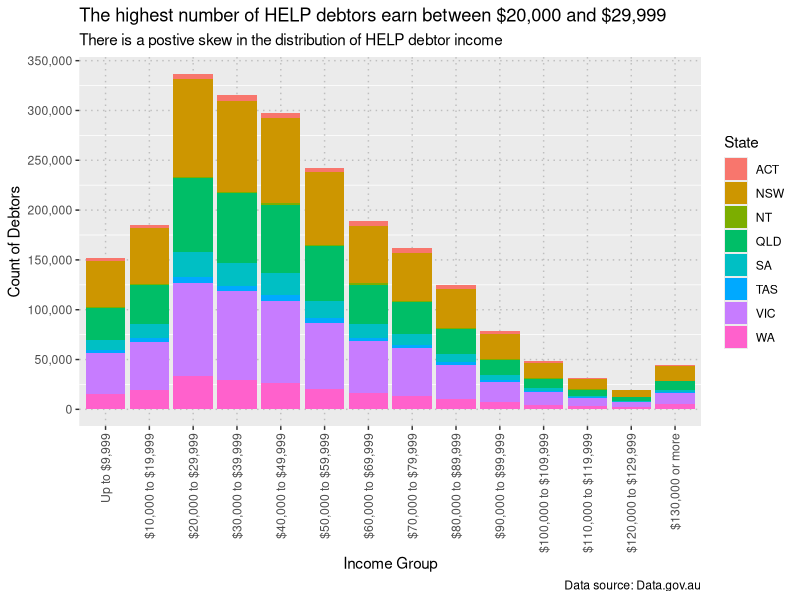
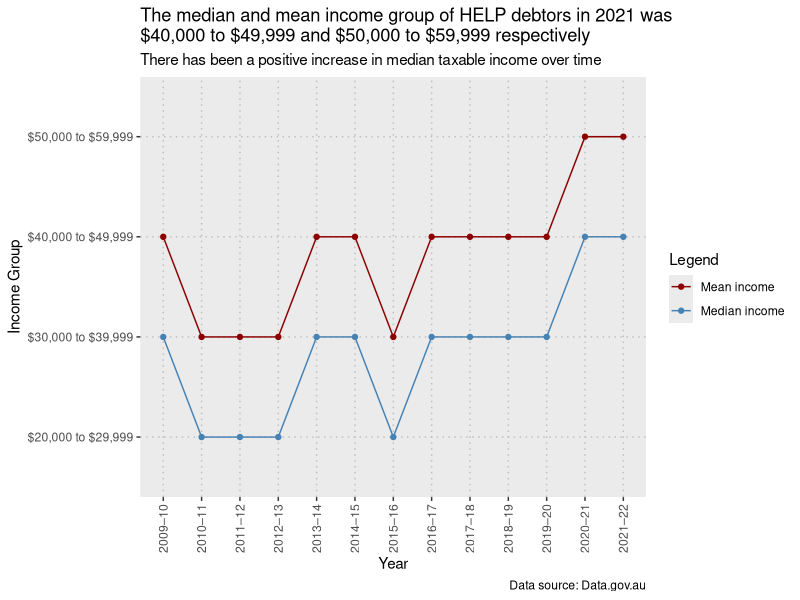

R code for these plots, in order:
## ---- chunk 1
knitr::opts_chunk$set(echo = TRUE)

# Loading Libraries
library(readxl)
library(dplyr)
library(tidyr)
library(ggplot2)
library(scales)
library(tidyverse)
library(knitr)
library(bookdown)

# Loading Data
table_1 <- read_xlsx("Data/help-statistics-2021-2022.xlsx", sheet = 2, skip = 2, col_names = TRUE)
table_2 <- read_xlsx("Data/help-statistics-2021-2022.xlsx", sheet = 3, skip = 2, col_names = TRUE)
table_3 <- read_xlsx("Data/help-statistics-2021-2022.xlsx", sheet = 4, skip = 2, col_names = TRUE)
table_4 <- read_xlsx("Data/help-statistics-2021-2022.xlsx", sheet = 5, skip = 2, col_names = TRUE)
table_7 <- read_xlsx("Data/help-statistics-2021-2022.xlsx", sheet = 8, skip = 2, col_names = TRUE)
## ---- chunk 2

# Select columns and filter data
income_dist <- table_7 %>%
  select('Financial year', 'HELP repayment income', 'ACT', 'NSW', 'NT', 'QLD', 'SA', 'TAS', 'VIC', 'WA') %>%
  filter(`Financial year` == "2021–22") %>%
  filter(`HELP repayment income` != "Unknown")

# Pivot data
pivoted_dist <- income_dist %>%
  pivot_longer(
    cols = c('ACT', 'NSW', 'NT', 'QLD', 'SA', 'TAS', 'VIC', 'WA'),
    names_to = "State",
    values_to = "Count")

# Create factor to assign order to char type column
income_factor = c("Up to $9,999", "$10,000 to $19,999", "$20,000 to $29,999", "$30,000 to $39,999", "$40,000 to $49,999", "$50,000 to $59,999", "$60,000 to $69,999", "$70,000 to $79,999", "$80,000 to $89,999", "$90,000 to $99,999", "$100,000 to $109,999", "$110,000 to $119,999", "$120,000 to $129,999", "$130,000 or more")


# Create plot
dist_plot <- ggplot(data = pivoted_dist, aes(x = factor(`HELP repayment income`, level = income_factor), y = Count, fill = State)) +
  geom_bar(stat="identity") +
  theme(panel.grid.major = element_line(color = "grey",
                                        size = 0.5,
                                        linetype = 3),
        axis.text.x = element_text(angle = 90, vjust = 0.5, hjust=1)) +
  scale_y_continuous(name="Count of Debtors", labels = label_comma(), 
                     breaks = seq(0, 350000, by = 50000)) +
  xlab("Income Group") +
  labs(title = "The highest number of HELP debtors earn between $20,000 and $29,999", 
       subtitle = "There is a postive skew in the distribution of HELP debtor income", 
       caption = "Data source: Data.gov.au")

## ---- chunk 3

# Display table
kable(income_dist, 
      col.names = c("Financial Year","HELP Repayment Income", "ACT", "NSW", "NT", "QLD", "SA", "TAS", "VIC", "WA"), 
      caption = "Table of count of outstanding HELP debtors in each income group by State or Territory in 2021-22")

## ---- chunk 4

# Display plot
dist_plot

## ---- chunk 5

# Select columns and filter data
median_income <- table_7 %>%
  select('Financial year', 'HELP repayment income', 'ACT', 'NSW', 'NT', 'QLD', 'SA', 'TAS', 'VIC', 'WA') %>%
  filter(`HELP repayment income` != "Unknown")

# Pivot data
median_pivot <- median_income %>%
  pivot_longer(
    cols = c('ACT', 'NSW', 'NT', 'QLD', 'SA', 'TAS', 'VIC', 'WA'),
    names_to = "State",
    values_to = "Count")

# Change income column from char type to numerical
median_pivot <- mutate(median_pivot, `HELP repayment income` = case_when(
    `HELP repayment income`=="Up to $9,999" ~ 9999,
    `HELP repayment income`=="$10,000 to $19,999" ~ 19999, 
    `HELP repayment income`=="$20,000 to $29,999" ~ 29999, 
    `HELP repayment income`=="$30,000 to $39,999" ~ 39999, 
    `HELP repayment income`=="$40,000 to $49,999" ~ 49999, 
    `HELP repayment income`=="$50,000 to $59,999" ~ 59999, 
    `HELP repayment income`=="$60,000 to $69,999" ~ 69999, 
    `HELP repayment income`=="$70,000 to $79,999" ~ 79999, 
    `HELP repayment income`=="$80,000 to $89,999" ~ 89999, 
    `HELP repayment income`=="$90,000 to $99,999" ~ 99999, 
    `HELP repayment income`=="$100,000 or more" ~ 100000,
    `HELP repayment income`=="$100,000 to $109,999" ~ 109999,
    `HELP repayment income`=="$110,000 to $119,999" ~ 119999, 
    `HELP repayment income`=="$120,000 to $129,999" ~ 129999, 
    `HELP repayment income`=="$130,000 or more" ~ 130000,
    is.na(`HELP repayment income`) ~ 0
    ))

# Create new variables
median_pivoted <- median_pivot %>%
  group_by(`Financial year`) %>%
  summarise(
    `Count of Debtors` = sum(Count),
    `Median Income` = sort(rep(`HELP repayment income`,Count))[length(rep(`HELP repayment income`,Count))/2],
    `Mean Income` = sum(sort(rep(`HELP repayment income`,Count)))/length(sort(rep(`HELP repayment income`,Count)))
  )

# Change median income column back to char type
median_pivoted <- mutate(median_pivoted, `Median Income` = case_when(
    `Median Income`==9999 ~ "Up to $9,999",
    `Median Income`==19999 ~ "$10,000 to $19,999", 
    `Median Income`==29999 ~ "$20,000 to $29,999", 
    `Median Income`==39999 ~ "$30,000 to $39,999", 
    `Median Income`==49999 ~ "$40,000 to $49,999", 
    `Median Income`==59999 ~ "$50,000 to $59,999", 
    `Median Income`==69999 ~ "$60,000 to $69,999", 
    `Median Income`==79999 ~ "$70,000 to $79,999", 
    `Median Income`==89999 ~ "$80,000 to $89,999", 
    `Median Income`==99999 ~ "$90,000 to $99,999",
    `Median Income`==100000 ~ "$100,000 or more",
    `Median Income`==109999 ~ "$100,000 to $109,999", 
    `Median Income`==119999 ~ "$110,000 to $119,999", 
    `Median Income`==129999 ~ "$120,000 to $129,999", 
    `Median Income`==130000 ~ "$130,000 or more"
    ))

# Change mean income column back to char type
median_pivoted2 <- mutate(median_pivoted, `Mean Income` = case_when(
    `Mean Income`<=9999 ~ "Up to $9,999",
    `Mean Income`<=19999 ~ "$10,000 to $19,999", 
    `Mean Income`<=29999 ~ "$20,000 to $29,999", 
    `Mean Income`<=39999 ~ "$30,000 to $39,999", 
    `Mean Income`<=49999 ~ "$40,000 to $49,999", 
    `Mean Income`<=59999 ~ "$50,000 to $59,999", 
    `Mean Income`<=69999 ~ "$60,000 to $69,999", 
    `Mean Income`<=79999 ~ "$70,000 to $79,999", 
    `Mean Income`<=89999 ~ "$80,000 to $89,999", 
    `Mean Income`<=99999 ~ "$90,000 to $99,999",
    `Mean Income`==100000 ~ "$100,000 or more",
    `Mean Income`<=109999 ~ "$100,000 to $109,999", 
    `Mean Income`<=119999 ~ "$110,000 to $119,999", 
    `Mean Income`<=129999 ~ "$120,000 to $129,999", 
    `Mean Income`<=130000 ~ "$130,000 or more"
    ))

# Create plot
median_plot <- ggplot(median_pivoted2, aes(x=`Financial year`)) + 
  geom_line(aes(y = `Median Income`, group = 1, color = "Median")) +
  geom_point(aes(y = `Median Income`, group = 1, color = "Median")) +
  geom_line(aes(y = `Mean Income`, group = 1, color = "Mean")) +
  geom_point(aes(y = `Mean Income`, group = 1, color = "Mean")) +
  scale_color_manual(values = c(Median = "steelblue", Mean = "darkred"), 
                     labels = c(Median = "Median income", Mean = "Mean income")) +
  labs(title = "The median and mean income group of HELP debtors in 2021 was \n$40,000 to $49,999 and $50,000 to $59,999 respectively", 
       subtitle = "There has been a positive increase in median taxable income over time", 
       caption = "Data source: Data.gov.au") +
  ylab("Income Group") +
  xlab("Year") +
  guides(col=guide_legend("Legend")) +
  theme(panel.grid.major = element_line(color = "grey",
                                        size = 0.5,
                                        linetype = 3),
        axis.text.x = element_text(angle = 90, vjust = 0.5, hjust=1))

## ---- chunk 6

# Display the table
kable(median_pivoted2, 
      col.names = c("Financial Year", "Count of Outstanding Debtors", "Median Income", "Mean Income"), 
      caption = "Table of the median and mean taxable income group of outstanding HELP debtors in Australia from 2009-10 to 2021-22")

## ---- chunk 7

# Display the plot
median_plot
